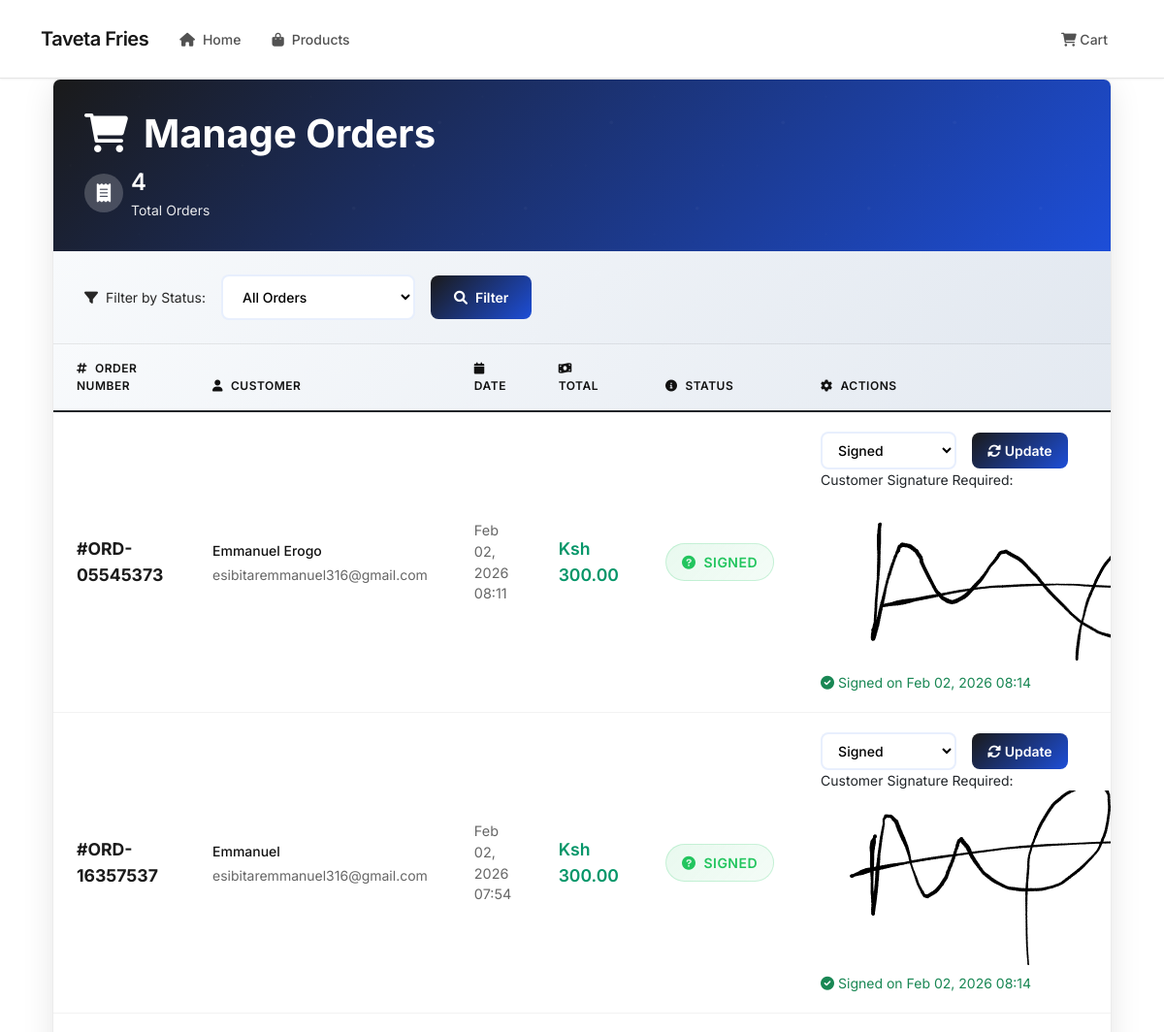
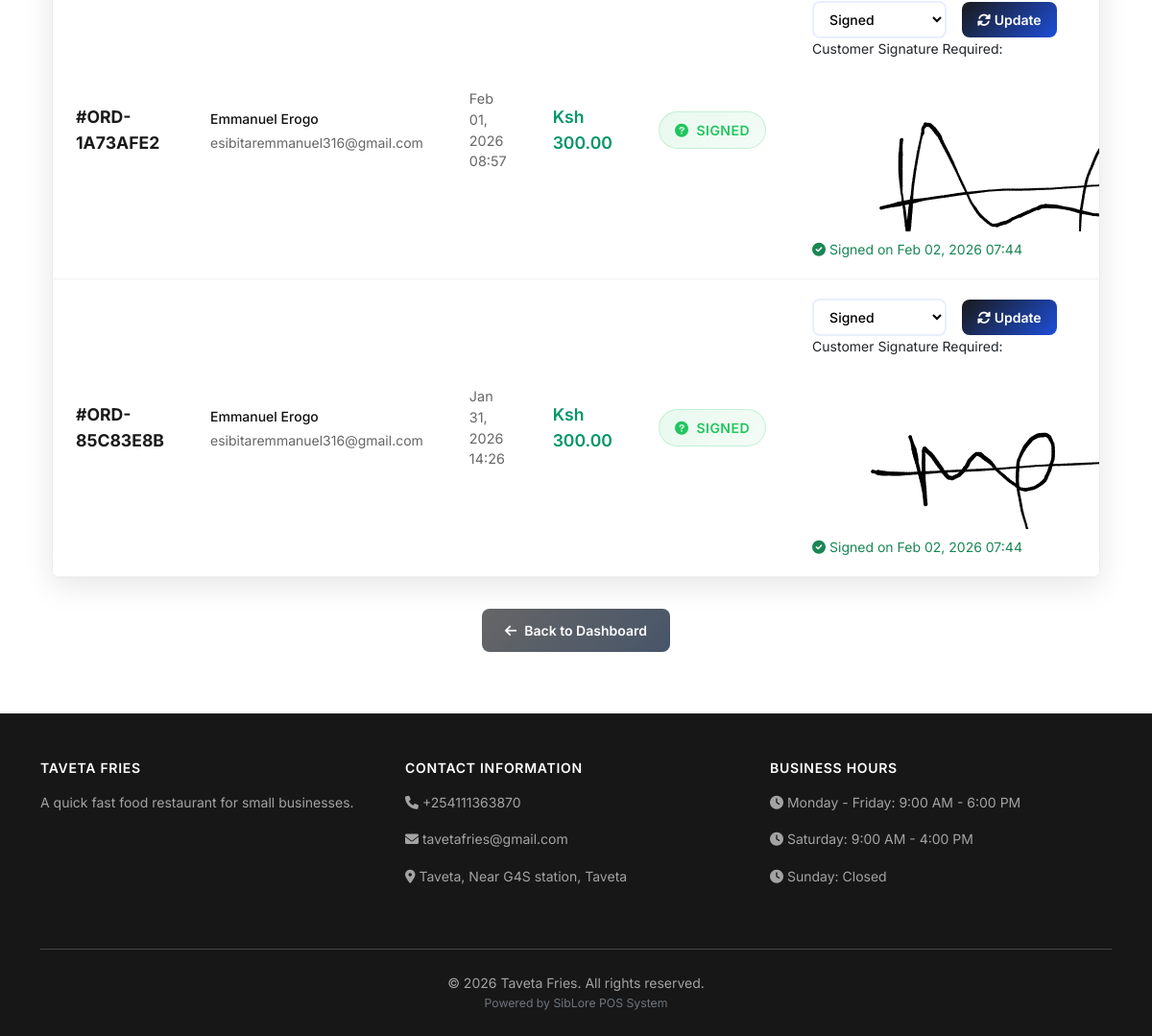
Page /shop/admin/orders/ (signed in) on the committed database (2 pictures, top to bottom).
### shop_website/models.py (models this page shows, shortened)
class ShopProfile(models.Model):
    user_profile = models.OneToOneField('users.UserProfile', on_delete=models.CASCADE, related_name='shop_website')
    business_name = models.CharField(max_length=200)
    business_description = models.TextField(help_text="Describe your business and products")
    business_email = models.EmailField()
    business_phone = models.CharField(max_length=20)
    business_address = models.CharField(max_length=300)
    business_city = models.CharField(max_length=100)
    logo = models.ImageField(upload_to='shop_logos/', blank=True, null=True)
    is_website_active = models.BooleanField(default=True, help_text="Enable/disable your public website")
    website_theme = models.CharField(max_length=20, choices=[
        ('default', 'Default Theme'),
        ('modern', 'Modern Theme'),
        ('classic', 'Classic Theme'),
    ], default='default')
    created_at = models.DateTimeField(auto_now_add=True)
    updated_at = models.DateTimeField(auto_now=True)
    class Meta:
        verbose_name = "Shop Website Profile"
        verbose_name_plural = "Shop Website Profiles"

class Order(models.Model):
    ORDER_STATUS_CHOICES = [
        ('PENDING', 'Pending'),
        ('CONFIRMED', 'Confirmed'),
        ('PROCESSING', 'Processing'),
        ('SHIPPED', 'Shipped'),
        ('IN_TRANSIT', 'In Transit'),
        ('DELIVERED', 'Delivered'),
        ('SIGNED', 'Signed'),
        ('CANCELLED', 'Cancelled'),
    ]
    PAYMENT_STATUS_CHOICES = [
        ('PENDING', 'Pending'),
        ('PAID', 'Paid'),
        ('FAILED', 'Failed'),
        ('REFUNDED', 'Refunded'),
    ]
    order_number = models.CharField(max_length=50, unique=True)
    shop_profile = models.ForeignKey(ShopProfile, on_delete=models.CASCADE, related_name='orders')
    customer_name = models.CharField(max_length=100)
    customer_email = models.EmailField()
    customer_phone = models.CharField(max_length=20)
    delivery_address = models.TextField(blank=True, help_text="Leave empty for pickup")
    notes = models.TextField(blank=True, help_text="Special instructions or notes")
    order_status = models.CharField(max_length=20, choices=ORDER_STATUS_CHOICES, default='PENDING')
    payment_status = models.CharField(max_length=20, choices=PAYMENT_STATUS_CHOICES, default='PENDING')
    subtotal = models.DecimalField(max_digits=10, decimal_places=2, validators=[MinValueValidator(0)])
    delivery_fee = models.DecimalField(max_digits=10, decimal_places=2, default=0, validators=[MinValueValidator(0)])
    total_amount = models.DecimalField(max_digits=10, decimal_places=2, validators=[MinValueValidator(0)])
    customer_signature = models.ImageField(upload_to='signatures/', blank=True, null=True, help_text="Customer signature for delivered orders")
    signed_at = models.DateTimeField(null=True, blank=True, help_text="Timestamp when order was signed")
    created_at = models.DateTimeField(auto_now_add=True)
    updated_at = models.DateTimeField(auto_now=True)
    class Meta:
        verbose_name = "Order"
        verbose_name_plural = "Orders"
        ordering = ['-created_at']

### shop_website/admin_views.py (the view)
# urls.py: path('shop/admin/orders/', admin_views.manage_orders, name='manage_orders'),
@login_required
def manage_orders(request):
    profile = get_user_profile(request.user)
    if not profile.is_shop_admin:
        messages.error(request, 'Access denied. Only shop administrators can manage orders.')
        return redirect('users:shop_admin_dashboard')
    try:
        shop_profile = profile.shop_website
    except ShopProfile.DoesNotExist:
        messages.error(request, 'Please setup your website first.')
        return redirect('shop_website:setup_website')
    orders = shop_profile.orders.all().order_by('-created_at')
    status_filter = request.GET.get('status')
    if status_filter:
        orders = orders.filter(order_status=status_filter)
    orders_data = []
    for order in orders:
        orders_data.append({
            'id': order.id,
            'order_status': order.order_status,
            'customer_signature': bool(order.customer_signature)
        })
    return render(request, 'shop_website/manage_orders.html', {
        'shop_profile': shop_profile,
        'orders': orders,
        'orders_json': json.dumps(orders_data),
        'status_choices': Order.ORDER_STATUS_CHOICES,
        'current_status': status_filter
    })

### templates/shop_website/manage_orders.html (shortened to what this page needs)
{% extends 'shop_website/base.html' %}
{% load static %}
{% block content %}
<div class="container mx-auto px-4 py-8">
    <div class="orders-container">
        <div class="orders-header">
            <h1><i class="fas fa-shopping-cart me-3"></i>Manage Orders</h1>
            <div class="orders-stats">
                <div class="stat-item">
                    <div class="stat-icon">
                        <i class="fas fa-receipt"></i>
                    </div>
                    <div>
                        <div class="stat-value">{{ orders.count }}</div>
                        <div class="stat-label">Total Orders</div>
                    </div>
                </div>
            </div>
        </div>
        <div class="filter-section">
            <form method="get" class="filter-form">
                <label for="status" class="text-sm font-medium text-gray-700 d-flex align-items-center">
                    <i class="fas fa-filter me-2"></i>Filter by Status:
                </label>
                <select name="status" id="status" class="filter-select">
                    <option value="">All Orders</option>
                </select>
                <button type="submit" class="btn-filter">
                    <i class="fas fa-search"></i>
                    Filter
                </button>
            </form>
        </div>
        <div class="orders-table">
            {% if orders %}
                <div class="table-responsive">
                    <table class="table table-modern">
                        <thead>
                            <tr>
                                <th><i class="fas fa-hashtag me-2"></i>Order Number</th>
                                <th><i class="fas fa-user me-2"></i>Customer</th>
                                <th><i class="fas fa-calendar me-2"></i>Date</th>
                                <th><i class="fas fa-money-bill-wave me-2"></i>Total</th>
                                <th><i class="fas fa-info-circle me-2"></i>Status</th>
                                <th><i class="fas fa-cog me-2"></i>Actions</th>
                            </tr>
                        </thead>
                        <tbody>
                            {% for order in orders %}
                                <tr>
                                    <td>
                                        <span class="order-number">#{{ order.order_number }}</span>
                                    </td>
                                    <td>
                                        <div class="customer-info">{{ order.customer_name }}</div>
                                        {% if order.customer_email %}
                                            <div class="customer-email">{{ order.customer_email }}</div>
                                        {% endif %}
                                    </td>
                                    <td>
                                        <div class="order-date">{{ order.created_at|date:"M d, Y H:i" }}</div>
                                    </td>
                                    <td>
                                        <div class="order-amount">Ksh {{ order.total_amount|floatformat:2 }}</div>
                                    </td>
                                    <td>
                                        <span class="status-badge status-{{ order.order_status|lower }}">
                                            <i class="fas fa-{% if order.order_status == 'pending' %}clock{% elif order.order_status == 'confirmed' %}check-circle{% elif order.order_status == 'processing' %}cog{% elif order.order_status == 'shipped' %}truck{% elif order.order_status == 'in_transit' %}shipping-fast{% elif order.order_status == 'delivered' %}check-double{% elif order.order_status == 'signed' %}signature{% elif order.order_status == 'cancelled' %}times-circle{% else %}question-circle{% endif %}"></i>
                                            {{ order.get_order_status_display }}
                                        </span>
                                    </td>
                                    <td>
                                        <form method="post" action="{% url 'shop_website:update_order_status' order.id %}" class="status-form d-inline">
                                            <div class="d-flex align-items-center gap-2">
                                                <select name="order_status" class="status-select" id="status-select-{{ order.id }}">
                                                    {% for status_value, status_label in status_choices %}
                                                        <option value="{{ status_value }}" {% if order.order_status == status_value %}selected{% endif %}>
                                                            {{ status_label }}
                                                        </option>
                                                    {% endfor %}
                                                </select>
                                                <button type="submit" class="btn-update">
                                                    <i class="fas fa-sync-alt"></i>
                                                    Update
                                                </button>
                                            </div>
                                        </form>
                                        {% if order.order_status == 'DELIVERED' or order.order_status == 'SIGNED' %}
                                            <div class="signature-section" id="signature-section-{{ order.id }}">
                                                <div class="signature-label">Customer Signature Required:</div>
                                                {% if order.customer_signature %}
                                                    <div class="signature-preview">
                                                        <img src="{{ order.customer_signature.url }}" alt="Customer Signature">
                                                        <div class="text-success mt-2">
                                                            <i class="fas fa-check-circle"></i> Signed on {{ order.signed_at|date:"M d, Y H:i" }}
                                                        </div>
                                                    </div>
                                                {% endif %}
                                            </div>
                                        {% endif %}
                                    </td>
                                </tr>
                            {% endfor %}
                        </tbody>
                    </table>
                </div>
            {% endif %}
        </div>
    </div>
    <div class="navigation-section">
        <a href="{% url 'users:shop_admin_dashboard' %}" class="btn-back">
            <i class="fas fa-arrow-left"></i>
            Back to Dashboard
        </a>
    </div>
</div>
{% endblock %}

### templates/shop_website/base.html (shortened to what this page needs)
<!DOCTYPE html>
<html lang="en">
<head>
    <link href="https://cdn.jsdelivr.net/npm/bootstrap@5.1.3/dist/css/bootstrap.min.css" rel="stylesheet">
    <link href="https://cdnjs.cloudflare.com/ajax/libs/font-awesome/6.0.0/css/all.min.css" rel="stylesheet">
</head>
<body>
    <nav class="navbar navbar-expand-lg sticky-top">
        <div class="container">
            <a class="navbar-brand" href="{% url 'shop_website:shop_home' shop_profile.user_profile.user.username %}">
                {{ shop_profile.business_name }}
            </a>
            <div class="collapse navbar-collapse" id="navbarNav">
                <ul class="navbar-nav me-auto">
                    <li class="nav-item">
                        <a class="nav-link" href="{% url 'shop_website:shop_home' shop_profile.user_profile.user.username %}">
                            <i class="fas fa-home me-2"></i>Home
                        </a>
                    </li>
                    <li class="nav-item">
                        <a class="nav-link" href="{% url 'shop_website:shop_products' shop_profile.user_profile.user.username %}">
                            <i class="fas fa-shopping-bag me-2"></i>Products
                        </a>
                    </li>
                </ul>
                <ul class="navbar-nav">
                    <li class="nav-item">
                        <a class="nav-link position-relative" href="{% url 'shop_website:cart' shop_profile.user_profile.user.username %}">
                            <i class="fas fa-shopping-cart"></i> Cart
                        </a>
                    </li>
                </ul>
            </div>
        </div>
    </nav>
    {% block content %}{% endblock %}
    <footer>
        <div class="container">
            <div class="row">
                <div class="col-lg-4 col-md-6 mb-4">
                    <h5>{{ shop_profile.business_name }}</h5>
                    <p>{{ shop_profile.business_description|truncatewords:25 }}</p>
                </div>
                <div class="col-lg-4 col-md-6 mb-4">
                    <h5>Contact Information</h5>
                    <div class="contact-info">
                        <p><i class="fas fa-phone"></i> {{ shop_profile.business_phone|default:"Not Provided" }}</p>
                        <p><i class="fas fa-envelope"></i> {{ shop_profile.business_email|default:"Not Provided" }}</p>
                        <p><i class="fas fa-map-marker-alt"></i> {{ shop_profile.business_address|default:"Not Provided" }}, {{ shop_profile.business_city|default:"Not Provided" }}</p>
                    </div>
                </div>
                <div class="col-lg-4 col-md-12 mb-4">
                    <h5>Business Hours</h5>
                    <div class="business-hours">
                        <p><i class="fas fa-clock"></i> Monday - Friday: 9:00 AM - 6:00 PM</p>
                        <p><i class="fas fa-clock"></i> Saturday: 9:00 AM - 4:00 PM</p>
                        <p><i class="fas fa-clock"></i> Sunday: Closed</p>
                    </div>
                </div>
            </div>
            <hr class="my-4" style="border-color: rgba(255,255,255,0.1);">
            <div class="text-center">
                <p class="mb-0">&copy; {% now "Y" %} {{ shop_profile.business_name }}. All rights reserved.</p>
                <p class="mb-0 small text-muted">Powered by SibLore POS System</p>
            </div>
        </div>
    </footer>
</body>
</html>

### rows in the picture
ShopProfile: business_name "Taveta Fries", business_name "TAVETA FRIES", business_description "A quick fast food restaurant for small businesses.", business_phone "+254111363870", business_email "tavetafries@gmail.com", business_address "Taveta, Near G4S station", business_city "Taveta"
Order: order_number "ORD-05545373", customer_name "Emmanuel Erogo", customer_email "esibitaremmanuel316@gmail.com", created_at "Feb 02, 2026 08:11", total_amount "300.00", order_status "SIGNED", order_status "Signed", customer_signature (picture), signed_at "Feb 02, 2026 08:14"
Order: order_number "ORD-16357537", customer_name "Emmanuel", customer_email "esibitaremmanuel316@gmail.com", created_at "Feb 02, 2026 07:54", total_amount "300.00", order_status "SIGNED", order_status "Signed", customer_signature (picture), signed_at "Feb 02, 2026 08:14"
Order: order_number "ORD-1A73AFE2", customer_name "Emmanuel Erogo", customer_email "esibitaremmanuel316@gmail.com", created_at "Feb 01, 2026 08:57", total_amount "300.00", order_status "SIGNED", order_status "Signed", customer_signature (picture), signed_at "Feb 02, 2026 07:44"
Order: order_number "ORD-85C83E8B", customer_name "Emmanuel Erogo", customer_email "esibitaremmanuel316@gmail.com", created_at "Jan 31, 2026 14:26", total_amount "300.00", order_status "SIGNED", order_status "Signed", customer_signature (picture), signed_at "Feb 02, 2026 07:44"

### other values in the picture
{{ orders.count }} "4"
